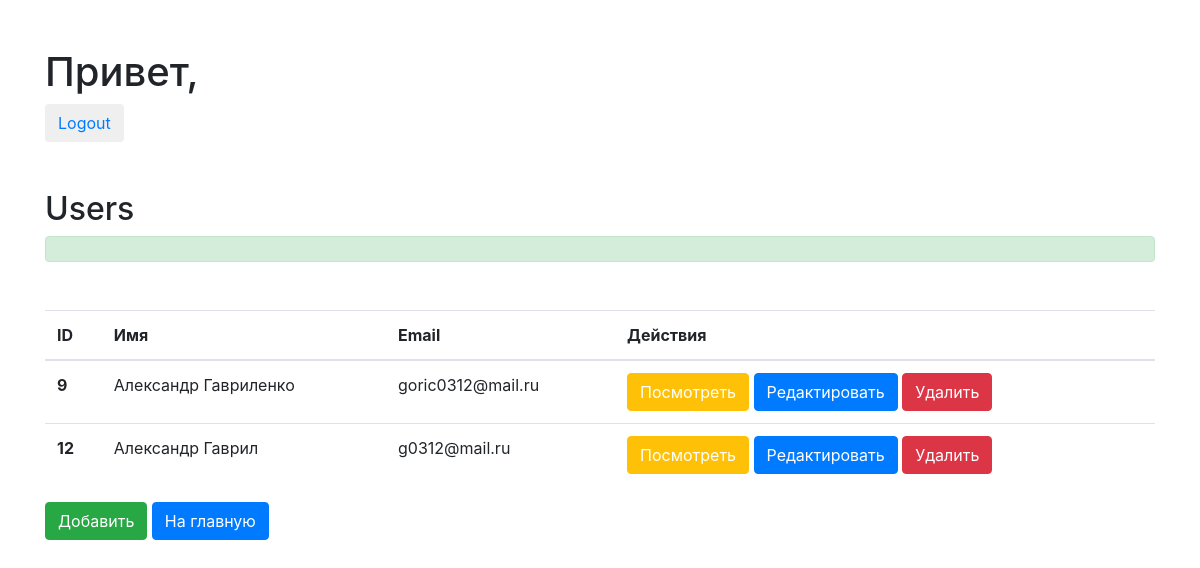
Before: /project/admin/usersAll.php with the older database file.
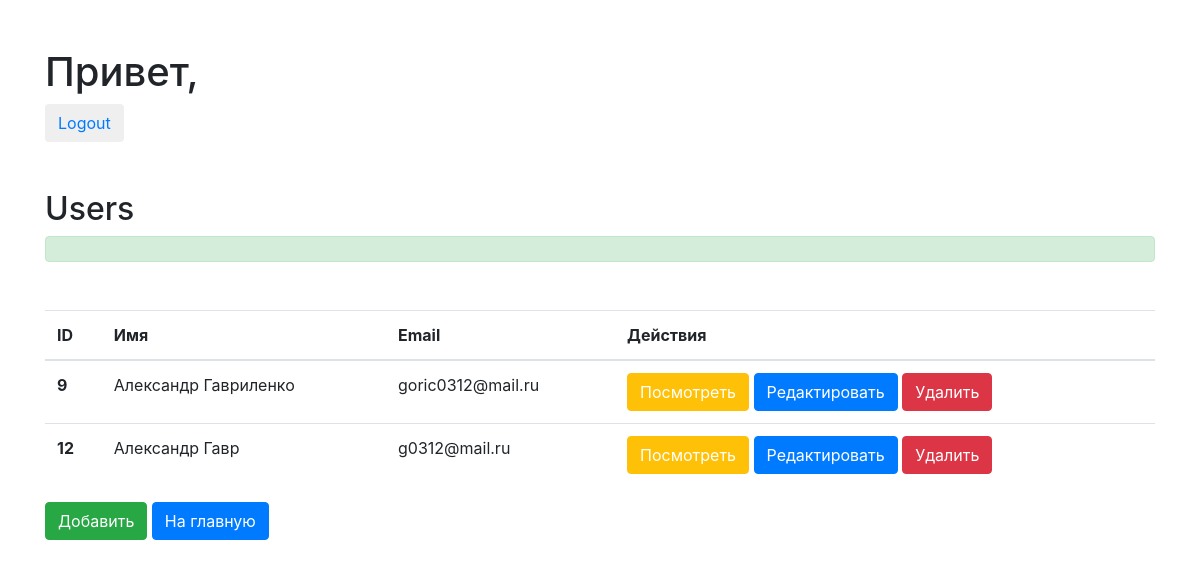
After: the same page with the newer database file.
### tables this page shows
CREATE TABLE IF NOT EXISTS `users` (
  `id` int(11) NOT NULL AUTO_INCREMENT,
  `name` varchar(50) NOT NULL,
  `email` varchar(50) NOT NULL,
  `date` date NOT NULL,
  `group_id` int(11) NOT NULL DEFAULT '1',
  `password` varchar(60) DEFAULT NULL,
  `status` text,
  PRIMARY KEY (`id`)
);

### project/classes/Config.php (called while the page is built)
<?php
class Config{
  public static function get($path = null){
    if($path){
      $config = $GLOBALS['config'];
      $path = explode('.', $path);
      foreach($path as $item){
        if(isset($config[$item])){
          $config = $config[$item];
        }
      }
      return $config;
    }
    return false;
  }
}

### project/classes/Database.php (called while the page is built, shortened)
<?php
class Database{
  private static $instance = null;
  private $pdo, $query, $error = false, $results, $count;
  private function __construct(){
    try {
      $this->pdo = new PDO
      (
        "mysql:host=".Config::get('mysql.host').
        ";dbname=".Config::get('mysql.dbname').
        ";charset=utf8",
        Config::get('mysql.username'),
        Config::get('mysql.password')
      );
    } catch (PDOException $exception) {
      die($exception->getMessage());
    }
  }
  public static function getInstance(){
    if(!isset(self::$instance)){
      self::$instance = new Database;
    }
    return self::$instance;
  }
  public function error()
  {
    return $this->error;
  }
  public function results(){
    return $this->results;
  }
  function query($sql, $params = []){
    $this->error = false;
    $this->query = $this->pdo->prepare($sql);
    if(!$this->query->execute()){
      $this->error = true;
    }else{
      $this->results = $this->query->fetchAll(PDO::FETCH_OBJ);
    }
    return $this;
  }
  public function action($action, $table, $where = []){
    if(count($where) === 3){
      $operators = ['=', '<', '>', '>=', '<='];
      $field = $where[0];
      $operator = $where[1];
      $value = $where[2];
      if(in_array($operator, $operators)){
        $sql = "{$action} FROM {$table} WHERE {$field} {$operator} ?";
        if(!$this->query($sql, [$value])->error()){
          return $this;
        }
      }
    }elseif (count($where) === 0) {
      $sql = "{$action} FROM {$table}";
      if(!$this->query($sql)->error()){
        return $this;
      }
    }
    return false;
  }
  public function get($table, $where = []){
    return $this->action('SELECT *', $table, $where);
  }
}

### project/classes/User.php (called while the page is built, shortened)
<?php
class User {
  private $db, $data, $session_name, $isLoggedIn, $cookieName;
  public function __construct($user = null){
    $this->db = Database::getInstance();
    $this->session_name = Config::get('session.user_session');
  }
  public function get($table){
    return $this->db->get($table)->results();
  }
}

### project/classes/Session.php (called while the page is built, shortened)
<?php
class Session {
  public static function exists($name){
    return (isset($_SESSION[$name])) ? true : false;
  }
}

### project/admin/usersAll.php (the view, shortened to what this page needs)
<?php
$user = new User;
$users = $user->get('users');
?>
<!doctype html>
<html lang="en">
  <head>
    <link rel="stylesheet" href="https://stackpath.bootstrapcdn.com/bootstrap/4.1.3/css/bootstrap.min.css">
  </head>
  <body>
    <div class="container">
      <h1 class="mt-5">Привет, <?= $user->data()->name; ?></h1>
      <button class="btn btn-defaul"><a href='../logout.php'>Logout</a></button>
      <h2 class="mt-5">Users</h2>
      <div class="alert alert-success" role="alert">
      </div>
      <table class="table mt-5">
        <thead>
            <tr>
              <th scope="col">ID</th>
              <th scope="col">Имя</th>
              <th scope="col">Email</th>
              <th scope="col">Действия</th>
            </tr>
        </thead>
        <tbody>
          <?php foreach ($users as $user): ?>
            <tr>
              <th scope="row"><?= $user->id; ?></th>
              <td><?= $user->name; ?></td>
              <td><?= $user->email; ?></td>
              <td>
                <button class="btn btn-warning">
                  <a href="user.php?id=<?= $user->id; ?>" class="text-white">
                    Посмотреть
                  </a>
                </button>
                <button class="btn btn-primary">
                  <a href="edit.php?id=<?= $user->id; ?>" class="text-white">
                    Редактировать
                  </a>
                </button>
                <button class="btn btn-danger">
                  <a href="delete.php?id=<?= $user->id; ?>" class="text-white">
                    Удалить
                  </a>
                </button>
              </td>
            </tr>
          <?php endforeach; ?>
        </tbody>
      </table>
      <button class="btn btn-success"><a href="insert.php" class="text-white">Добавить</a></button>
      <button class="btn btn-primary"><a href="/project" class="text-white">На главную</a></button>
  </body>
</html>

Changed rows visible on the page:
changed users "g0312@mail.ru": name "Александр Гаврил" → "Александр Гавр"
